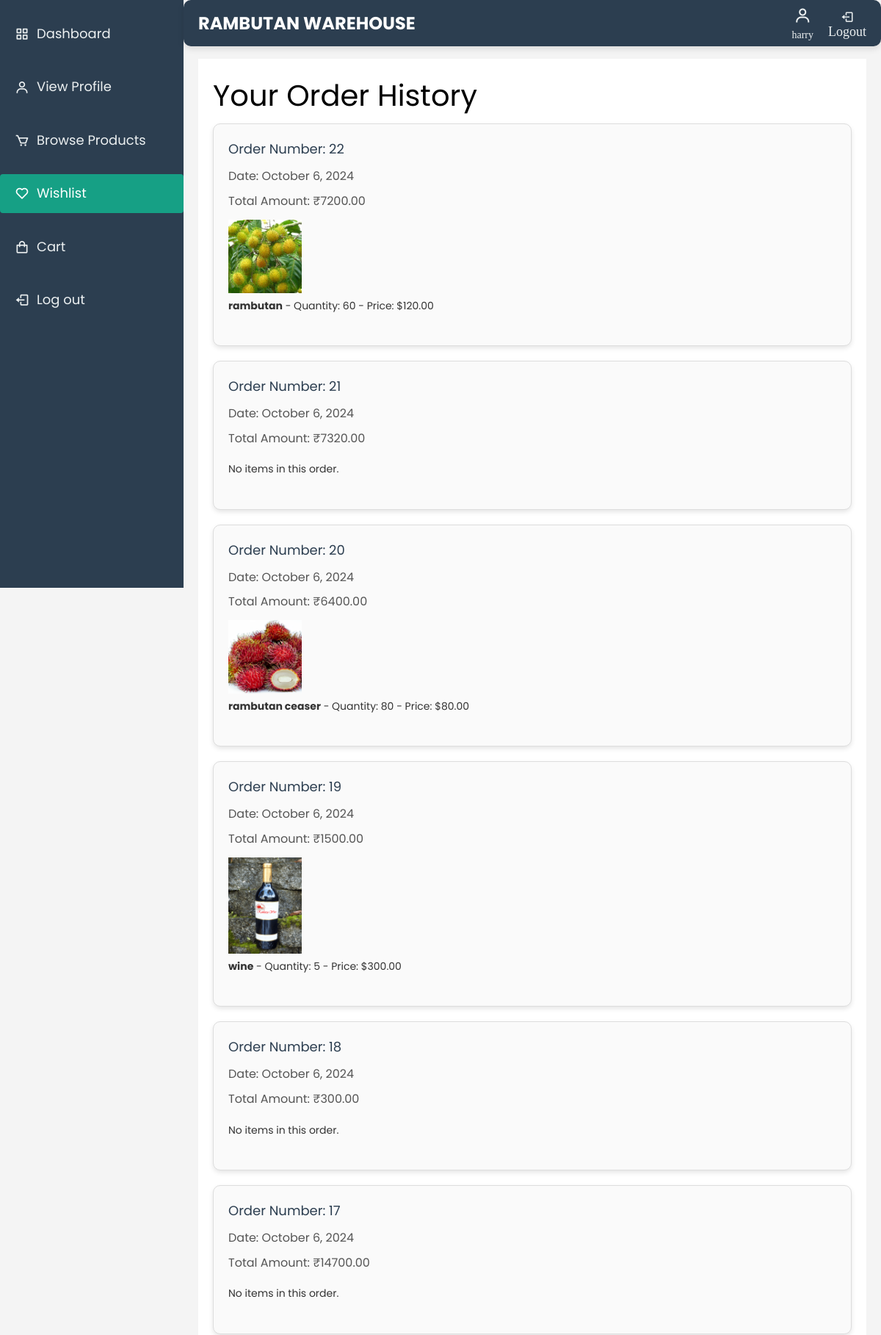
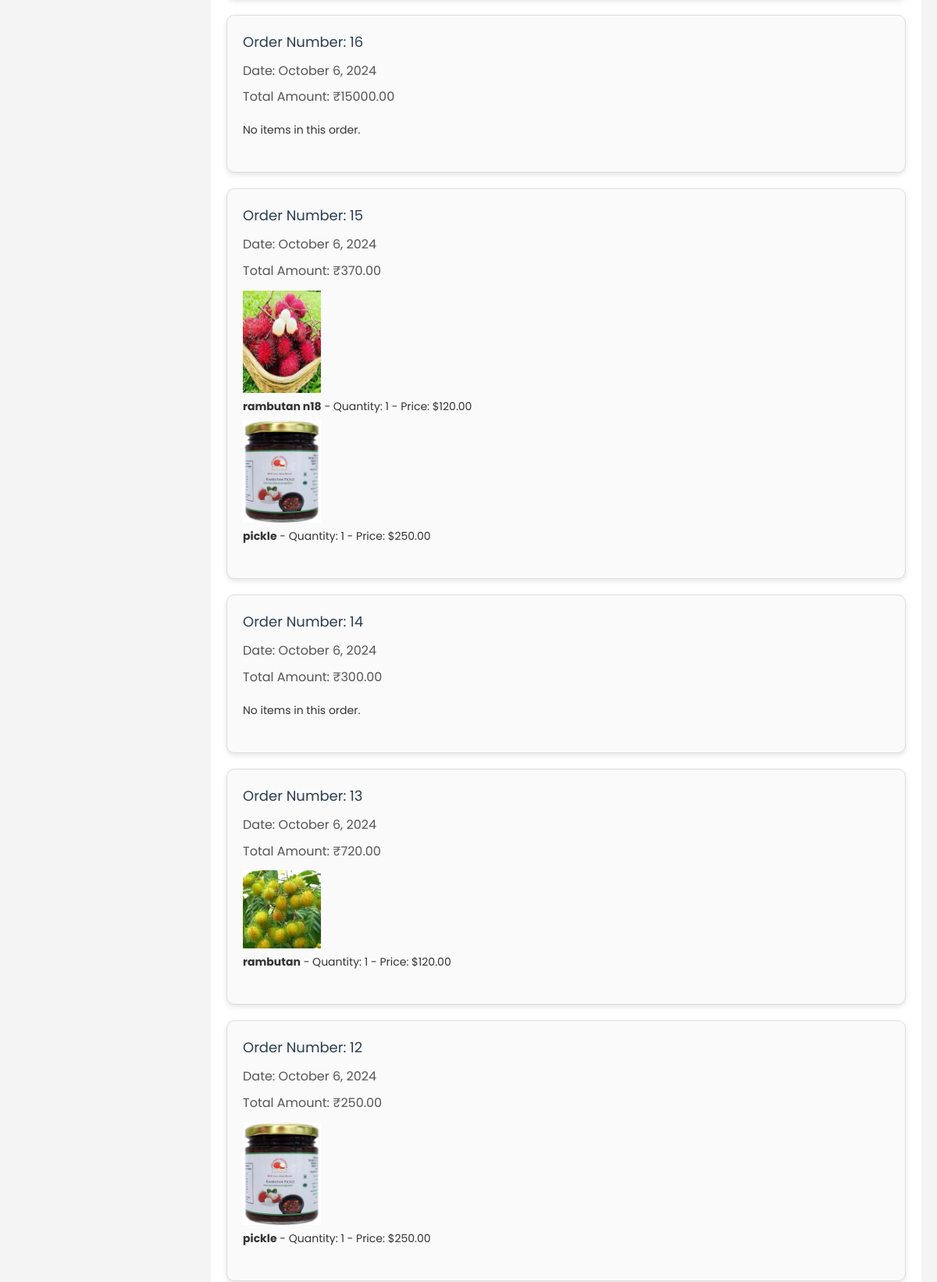
Before: /order_history/ (signed in, upper part) with the older database file (2 pictures, top to bottom).
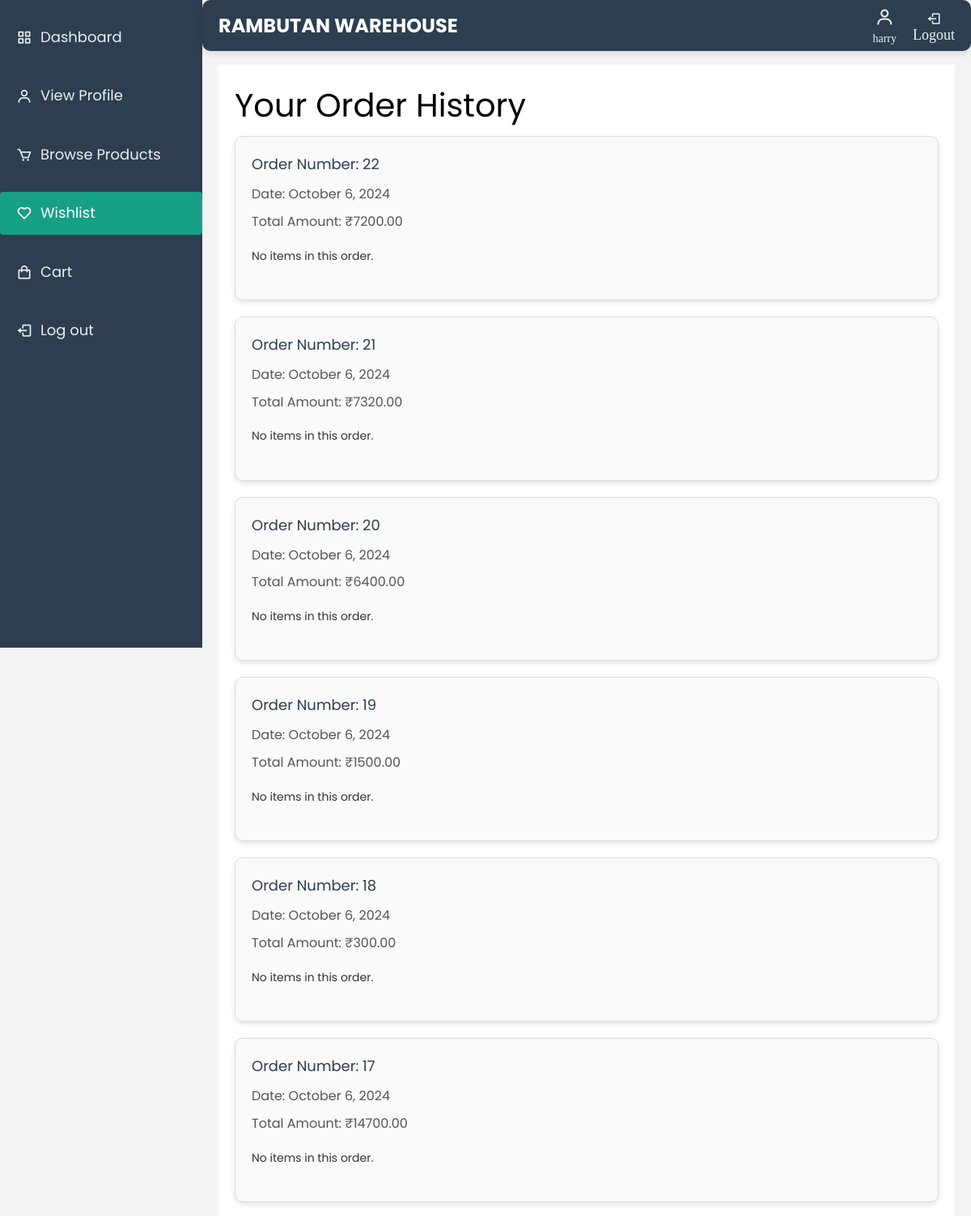
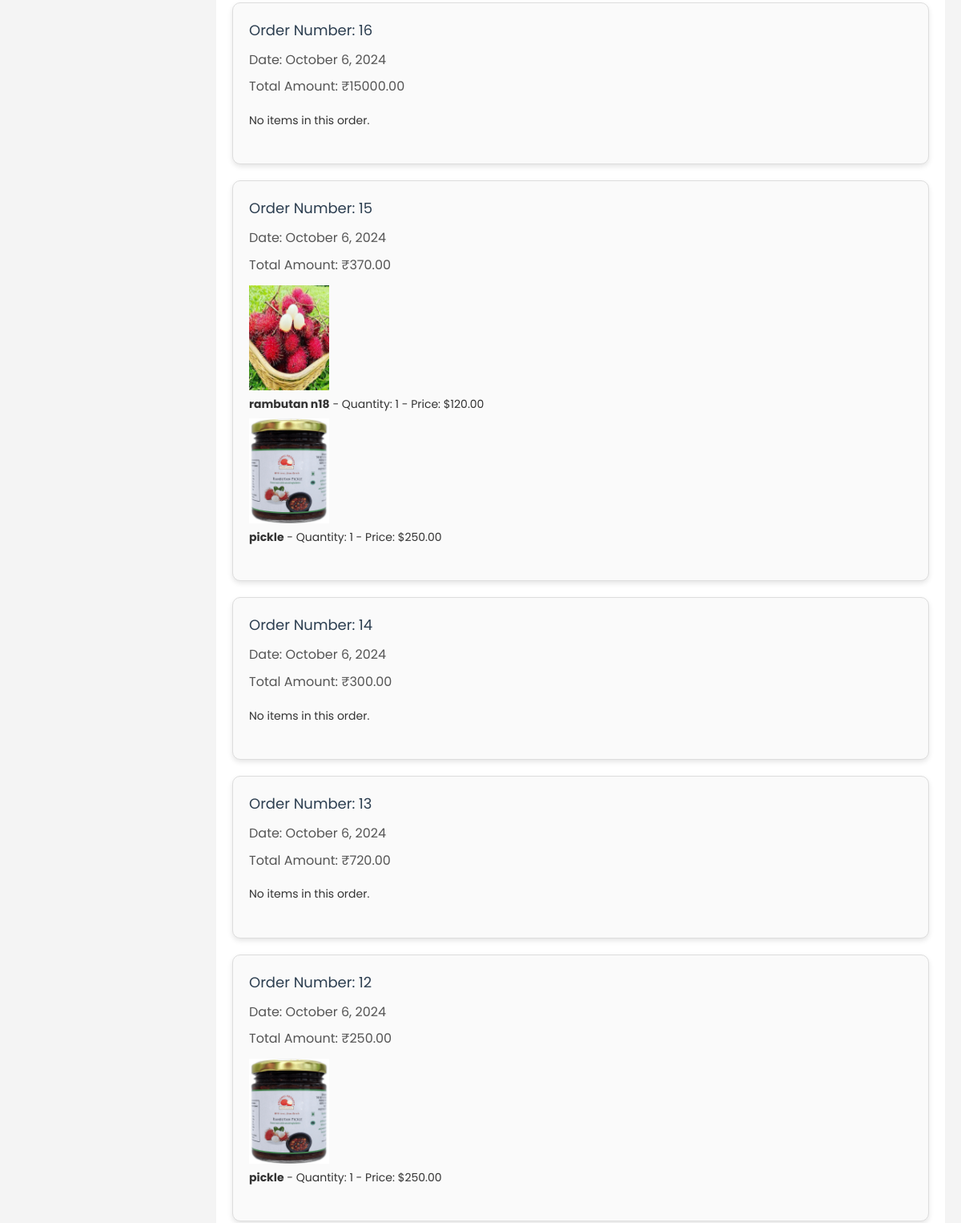
After: the same page with the newer database file (2 pictures, top to bottom).
### warehouse/models.py (models this page shows, shortened)
class Order(models.Model):
    billing_detail = models.ForeignKey(BillingDetail, on_delete=models.CASCADE, related_name='orders')
    user = models.ForeignKey(settings.AUTH_USER_MODEL, on_delete=models.CASCADE, related_name='orders')
    total_amount = models.DecimalField(max_digits=10, decimal_places=2)
    payment_method = models.CharField(max_length=50)
    order_number = models.AutoField(primary_key=True)
    created_at = models.DateTimeField(auto_now_add=True)
    class Meta:
        ordering = ['-created_at']

class OrderItem(models.Model):
    order = models.ForeignKey(Order, on_delete=models.CASCADE, related_name='items')
    rambutan_post = models.ForeignKey(RambutanPost, on_delete=models.CASCADE, related_name='items')
    quantity = models.PositiveIntegerField(default=1)
    price = models.DecimalField(max_digits=10, decimal_places=2)

class RambutanPost(models.Model):
    farmer = models.ForeignKey('FarmerDetails', on_delete=models.CASCADE, related_name='rambutan_posts')
    name = models.CharField(max_length=255)
    variety = models.CharField(max_length=100)
    quantity = models.PositiveIntegerField()
    quantity_left = models.PositiveIntegerField(default=0)  # Quantity left after sales
    price_per_kg = models.DecimalField(max_digits=10, decimal_places=2)
    image = models.ImageField(upload_to='rambutan_images/', blank=True, null=True)
    description = models.TextField(blank=True, null=True)
    created_at = models.DateTimeField(auto_now_add=True)
    is_available = models.BooleanField(default=True)  # Whether the post is still available

### warehouse/views.py (the view)
# urls.py: path('order_history/', order_history, name='order_history'),
@login_required
def order_history(request):
    orders = Order.objects.filter(user=request.user).prefetch_related('items')
    return render(request, 'order_history.html', {
        'orders': orders
    })

### warehouse/templates/order_history.html (shortened to what the changed rows need)
{% load static %}
<!DOCTYPE html>
<html lang="en" dir="ltr">
<head>
    <link href='https://unpkg.com/boxicons@2.0.7/css/boxicons.min.css' rel='stylesheet'>
    <link href="https://cdn.jsdelivr.net/npm/sweetalert2@11/dist/sweetalert2.min.css" rel="stylesheet">
    <link rel="stylesheet" href="{% static 'css/open-iconic-bootstrap.min.css' %}">
    <link rel="stylesheet" href="{% static 'css/animate.css' %}">
    <link rel="stylesheet" href="{% static 'css/owl.carousel.min.css' %}">
    <link rel="stylesheet" href="{% static 'css/owl.theme.default.min.css' %}">
    <link rel="stylesheet" href="{% static 'css/magnific-popup.css' %}">
    <link rel="stylesheet" href="{% static 'css/aos.css' %}">
    <link rel="stylesheet" href="{% static 'css/ionicons.min.css' %}">
    <link rel="stylesheet" href="{% static 'css/bootstrap-datepicker.css' %}">
    <link rel="stylesheet" href="{% static 'css/jquery.timepicker.css' %}">
    <link rel="stylesheet" href="{% static 'css/flaticon.css' %}">
    <link rel="stylesheet" href="{% static 'css/icomoon.css' %}">
    <link rel="stylesheet" href="{% static 'css/style.css' %}">
</head>
<body>
    <section class="home-section">
    <div class="main-content">
        <h1>Your Order History</h1>
        {% if orders %}
            <div class="order-listing">
                {% for order in orders %}
                    <div class="order-card">
                        <h3>Order Number: {{ order.order_number }}</h3>
                        <p>Date: {{ order.created_at|date:"F j, Y" }}</p>
                        <p>Total Amount: ₹{{ order.total_amount }}</p>
                        <ul class="order-items">
                            {% for item in order.items.all %}
                                <img src="{% if item.rambutan_post.image %}/media/{{ item.rambutan_post.image }}{% endif %}" alt="{{ product.name }}" width="100px">
                                <li><span>{{ item.rambutan_post.name }}</span> - Quantity: {{ item.quantity }} - Price: ${{ item.price }}</li>
                            {% empty %}
                                <li>No items in this order.</li>
                            {% endfor %}
                        </ul>
                    </div>
                {% endfor %}
            </div>
        {% else %}
            <p class="no-orders">You have not placed any orders yet.</p>
        {% endif %}
    </div>
    </section>
</body>
</html>

Changed rows visible on the page:
removed OrderItem: rambutan_post.image (picture), rambutan_post.name "rambutan", quantity "60", price "120.00", shown under Order id 22
removed OrderItem: rambutan_post.image (picture), rambutan_post.name "rambutan ceaser", quantity "80", price "80.00", shown under Order id 20
removed OrderItem: rambutan_post.image (picture), rambutan_post.name "wine", quantity "5", price "300.00", shown under Order id 19
removed OrderItem: rambutan_post.image (picture), rambutan_post.name "rambutan", quantity "1", price "120.00", shown under Order id 13
shown differently, row unchanged: Order id 22: now shows "No items in this order."
shown differently, row unchanged: Order id 20: now shows "No items in this order."
shown differently, row unchanged: Order id 19: now shows "No items in this order."
shown differently, row unchanged: Order id 13: now shows "No items in this order."
